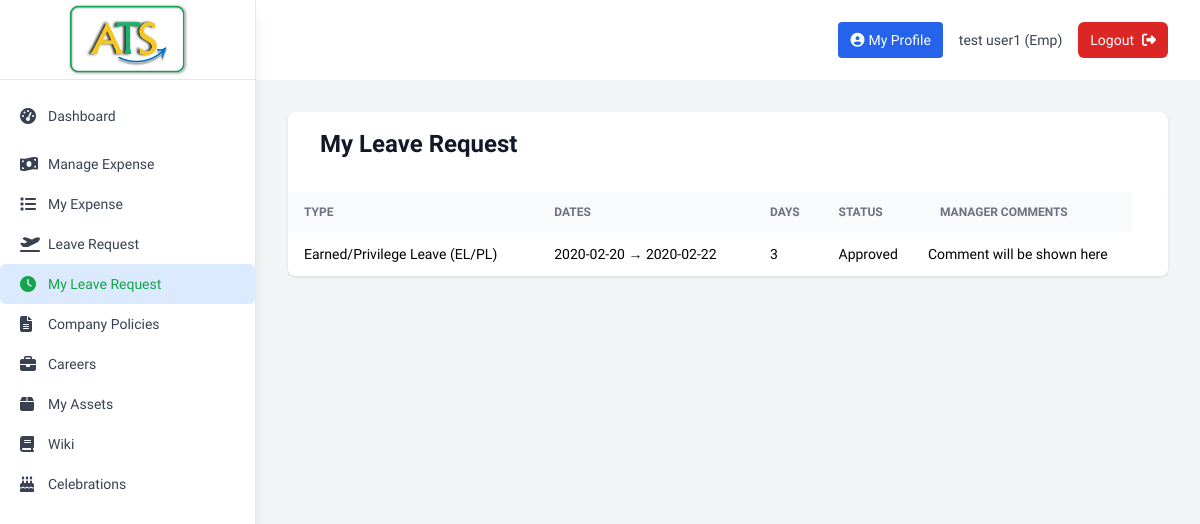
The page /employee/my_leave_requests (signed in) on the database as committed earlier.
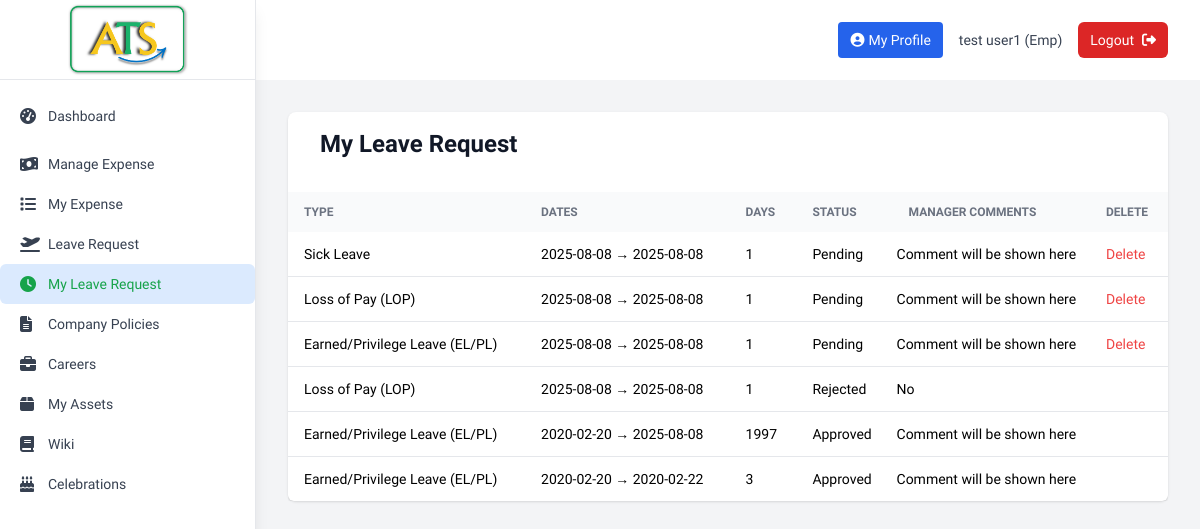
The same page on the database as committed later.
### tables this page shows
CREATE TABLE tbl_leave_request (
                request_id      INTEGER PRIMARY KEY AUTOINCREMENT,
                leave_type_id   INTEGER NOT NULL,
                employee_id     INTEGER NOT NULL,
                start_date      DATE    NOT NULL,
                end_date        DATE    NOT NULL,
                leave_desc      TEXT    CHECK (LENGTH(leave_desc)<=500),
                manager_id      INTEGER,
                comments        TEXT    CHECK (LENGTH(comments)<=200),
                status          TEXT    DEFAULT 'pending',   -- pending/approved/rejected
                inserted_date   DATETIME DEFAULT CURRENT_TIMESTAMP,
                FOREIGN KEY (leave_type_id) REFERENCES tbl_leave_type(leave_type_id),
                FOREIGN KEY (employee_id)  REFERENCES tbl_employee(emp_id),
                FOREIGN KEY (manager_id)   REFERENCES tbl_employee(emp_id)
            );

CREATE TABLE "tbl_leave_type" (
	"leave_type_id"	INTEGER,
	"leave_type"	TEXT NOT NULL CHECK(LENGTH("leave_type") <= 50) UNIQUE COLLATE NOCASE,
	"inserted_date"	DATETIME DEFAULT CURRENT_TIMESTAMP,
	PRIMARY KEY("leave_type_id" AUTOINCREMENT)
);

### app.py (the view)
@app.route("/employee/my_leave_requests")
def employee_leave_requests():
    if "user_id" not in session or session["emp_type"] != "emp":
        return redirect(url_for("login"))
    my_requests = db.get_leave_requests("WHERE lr.employee_id=?", (session["user_id"],))
    return render_template("employee_leave_requests.html", my_requests=my_requests)

### templates/employee_leave_requests.html (shortened to what this page needs)
{% extends "base.html" %}
{% block content %}
<div class="bg-white shadow rounded-lg">
  <div class="mb-8">
    <h1 class="text-2xl font-bold text-gray-900 text-left pt-4 ml-8">
      My Leave Request
    </h1>
  </div>
  <div class="overflow-x-auto">
    <table class="min-w-full bg-white rounded-md shadow text-sm">
      <thead class="bg-gray-50 text-left uppercase text-xs font-medium text-gray-500">
        <tr>
          <th class="px-4 py-3">Type</th>
          <th class="px-4 py-3">Dates</th>
          <th class="px-4 py-3">Days</th>
          <th class="px-4 py-3">Status</th>
          <th class="px-4 py-3">Manager Comments</th>
          {% if my_requests and my_requests[0] and my_requests[0][6] == 'pending' %}
          <th class="px-4 py-3">Delete</th>
          {% endif %}
        </tr>
      </thead>
      <tbody class="divide-y">
        {% for r in my_requests %}
        {% set days = (r[4]|todate - r[3]|todate).days + 1 %}
        <tr>
          <td class="px-4 py-3">{{ r[1] }}</td>
          <td class="px-4 py-3">{{ r[3] }} → {{ r[4] }}</td>
          <td class="px-4 py-3">{{ days }}</td>
          <td class="px-4 py-3" style="text-transform: capitalize">
            {{ r[6] }}
          </td>
          <td class="px-1 py-3">{{ r[7] or 'Comment will be shown here' }}</td>
          <td class="px-4 py-3">
            {% if r[6] == 'pending' %}
            <button type="button"
                    onclick="showDeleteModal('{{ r[0] }}')"
                    class="btn text-red-500 btn-danger btn-sm">
              Delete
            </button>
            {% endif %}
          </td>
        </tr>
        {% else %}
        <tr>
          <td colspan="6" class="px-4 py-6 text-center text-gray-500">
            No leave requests found.
          </td>
        </tr>
        {% endfor %}
      </tbody>
    </table>
  </div>
</div>
{% endblock %}

Rows that differ between the two databases and show on the page:
added tbl_leave_request: leave_type "Sick Leave", start_date "2025-08-08", end_date "2025-08-08", days "1", status "Pending", r "Comment will be shown here"
added tbl_leave_request: leave_type "Loss of Pay (LOP)", start_date "2025-08-08", end_date "2025-08-08", days "1", status "Pending", r "Comment will be shown here"
added tbl_leave_request: leave_type "Earned/Privilege Leave (EL/PL)", start_date "2025-08-08", end_date "2025-08-08", days "1", status "Pending", r "Comment will be shown here"
added tbl_leave_request: leave_type "Loss of Pay (LOP)", start_date "2025-08-08", end_date "2025-08-08", manager "1", status "Rejected", comments "No"
added tbl_leave_request: leave_type "Earned/Privilege Leave (EL/PL)", start_date "2020-02-20", end_date "2025-08-08", days "1997", status "Approved", comments "Comment will be shown here"
Other text that changed with them:
text now shown: "DELETE"
